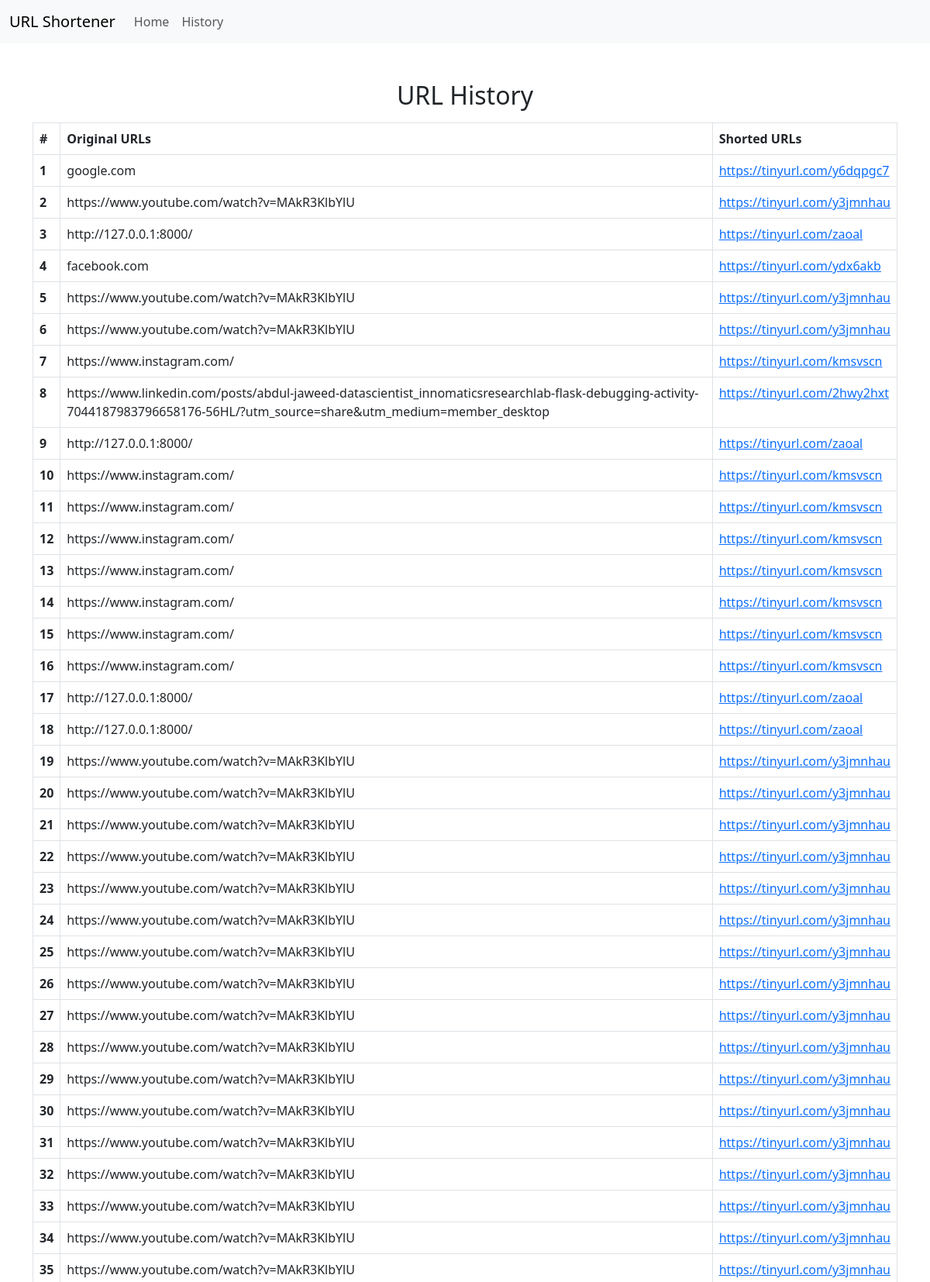
The app's page /history (upper part) with its own data.
### app.py (models this page shows, shortened)
class URLShortener(db.Model):
    __tablename__ = 'sabjis'
    id = db.Column(db.Integer, primary_key = True)
    original_url = db.Column(db.Text)
    shorted_url = db.Column(db.Text)

### app.py (the view)
@app.route('/history')
def history():
    urls = URLShortener.query.all()
    return render_template('history.html', urls=urls)

### templates/history.html
{% extends 'layout.html' %}
{% block content %}
<h2 class="container text-center mt-5 mb-3">URL History</h2>
<div class="container w-70">
    <table class="table table-bordered">
        <thead>
          <tr>
            <th scope="col">#</th>
            <th scope="col">Original URLs</th>
            <th scope="col">Shorted URLs</th>
          </tr>
        </thead>
        <tbody>
            {% if urls %}
                {% for url in urls %}
                <tr>
                    <th scope="row">{{ loop.index }}</th>
                    <td>{{ url.original_url }}</td>
                    <td> <a href="{{ url.shorted_url }}">{{ url.shorted_url }}</a> </td>
                </tr>
                {% endfor %}
            {% endif %}
        </tbody>
    </table>
</div>
{% endblock %}

### templates/layout.html (shortened to what this page needs)
<!DOCTYPE html>
<html lang="en">
  <head>
    <link
      href="https://cdn.jsdelivr.net/npm/bootstrap@5.3.0-alpha1/dist/css/bootstrap.min.css"
      rel="stylesheet"
    />
  </head>
  <body>
    <nav class="navbar navbar-expand-lg bg-body-tertiary">
        <div class="container-fluid">
          <a class="navbar-brand" href="#">URL Shortener</a>
          <div class="collapse navbar-collapse" id="navbarSupportedContent">
            <ul class="navbar-nav me-auto mb-2 mb-lg-0">
              <li class="nav-item">
                <a class="nav-link" aria-current="page" href="{{ url_for('index') }}">Home</a>
              </li>
              <li class="nav-item">
                <a class="nav-link" aria-current="page" href="{{ url_for('history') }}">History</a>
              </li>
            </ul>
          </div>
        </div>
    </nav>
    {% block content %}{% endblock %}
  </body>
</html>

### records on screen
URLShortener: original_url "google.com", shorted_url "https://tinyurl.com/y6dqpgc7"
URLShortener: original_url "https://www.youtube.com/watch?v=MAkR3KlbYlU", shorted_url "https://tinyurl.com/y3jmnhau"
URLShortener: original_url "http://127.0.0.1:8000/", shorted_url "https://tinyurl.com/zaoal"
URLShortener: original_url "facebook.com", shorted_url "https://tinyurl.com/ydx6akb"
URLShortener: original_url "https://www.youtube.com/watch?v=MAkR3KlbYlU", shorted_url "https://tinyurl.com/y3jmnhau"
URLShortener: original_url "https://www.youtube.com/watch?v=MAkR3KlbYlU", shorted_url "https://tinyurl.com/y3jmnhau"
URLShortener: original_url "https://www.instagram.com/", shorted_url "https://tinyurl.com/kmsvscn"
URLShortener: original_url "https://www.linkedin.com/posts/abdul-jaweed-datascientist_innomaticsresearchlab-flask-debugging-activity-7044187983796658176-56HL/?utm_source=share&utm_medium=member_desktop", shorted_url "https://tinyurl.com/2hwy2hxt"
URLShortener: original_url "http://127.0.0.1:8000/", shorted_url "https://tinyurl.com/zaoal"
URLShortener: original_url "https://www.instagram.com/", shorted_url "https://tinyurl.com/kmsvscn"
URLShortener: original_url "https://www.instagram.com/", shorted_url "https://tinyurl.com/kmsvscn"
URLShortener: original_url "https://www.instagram.com/", shorted_url "https://tinyurl.com/kmsvscn"
URLShortener: original_url "https://www.instagram.com/", shorted_url "https://tinyurl.com/kmsvscn"
URLShortener: original_url "https://www.instagram.com/", shorted_url "https://tinyurl.com/kmsvscn"
URLShortener: original_url "https://www.instagram.com/", shorted_url "https://tinyurl.com/kmsvscn"
URLShortener: original_url "https://www.instagram.com/", shorted_url "https://tinyurl.com/kmsvscn"
URLShortener: original_url "http://127.0.0.1:8000/", shorted_url "https://tinyurl.com/zaoal"
URLShortener: original_url "http://127.0.0.1:8000/", shorted_url "https://tinyurl.com/zaoal"
URLShortener: original_url "https://www.youtube.com/watch?v=MAkR3KlbYlU", shorted_url "https://tinyurl.com/y3jmnhau"
URLShortener: original_url "https://www.youtube.com/watch?v=MAkR3KlbYlU", shorted_url "https://tinyurl.com/y3jmnhau"
URLShortener: original_url "https://www.youtube.com/watch?v=MAkR3KlbYlU", shorted_url "https://tinyurl.com/y3jmnhau"
URLShortener: original_url "https://www.youtube.com/watch?v=MAkR3KlbYlU", shorted_url "https://tinyurl.com/y3jmnhau"
URLShortener: original_url "https://www.youtube.com/watch?v=MAkR3KlbYlU", shorted_url "https://tinyurl.com/y3jmnhau"
URLShortener: original_url "https://www.youtube.com/watch?v=MAkR3KlbYlU", shorted_url "https://tinyurl.com/y3jmnhau"
URLShortener: original_url "https://www.youtube.com/watch?v=MAkR3KlbYlU", shorted_url "https://tinyurl.com/y3jmnhau"
URLShortener: original_url "https://www.youtube.com/watch?v=MAkR3KlbYlU", shorted_url "https://tinyurl.com/y3jmnhau"
URLShortener: original_url "https://www.youtube.com/watch?v=MAkR3KlbYlU", shorted_url "https://tinyurl.com/y3jmnhau"
URLShortener: original_url "https://www.youtube.com/watch?v=MAkR3KlbYlU", shorted_url "https://tinyurl.com/y3jmnhau"
URLShortener: original_url "https://www.youtube.com/watch?v=MAkR3KlbYlU", shorted_url "https://tinyurl.com/y3jmnhau"
URLShortener: original_url "https://www.youtube.com/watch?v=MAkR3KlbYlU", shorted_url "https://tinyurl.com/y3jmnhau"
URLShortener: original_url "https://www.youtube.com/watch?v=MAkR3KlbYlU", shorted_url "https://tinyurl.com/y3jmnhau"
URLShortener: original_url "https://www.youtube.com/watch?v=MAkR3KlbYlU", shorted_url "https://tinyurl.com/y3jmnhau"
URLShortener: original_url "https://www.youtube.com/watch?v=MAkR3KlbYlU", shorted_url "https://tinyurl.com/y3jmnhau"
URLShortener: original_url "https://www.youtube.com/watch?v=MAkR3KlbYlU", shorted_url "https://tinyurl.com/y3jmnhau"
URLShortener: original_url "https://www.youtube.com/watch?v=MAkR3KlbYlU", shorted_url "https://tinyurl.com/y3jmnhau"
